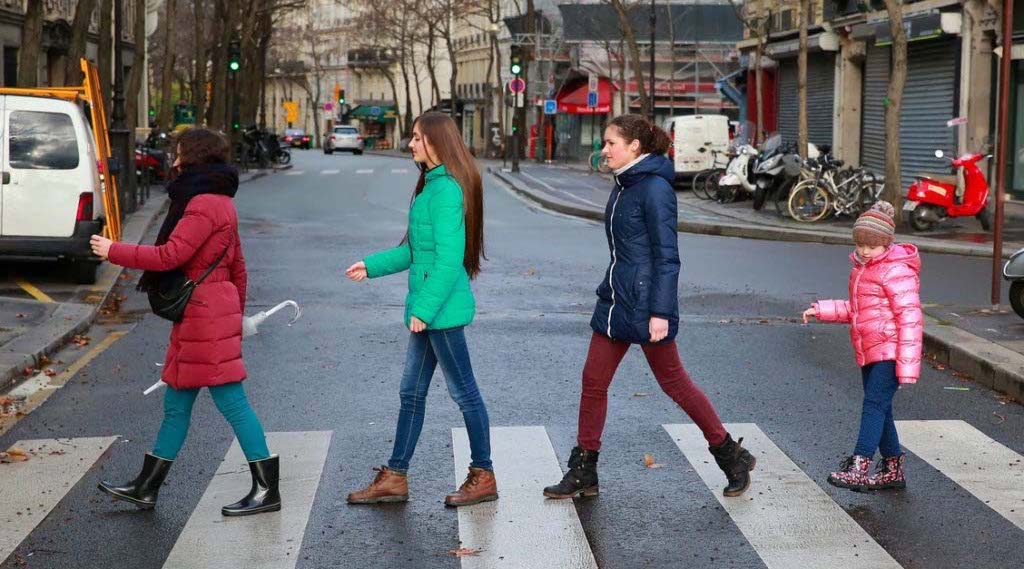
#> input picture pedestrian1.jpg, 1024 x 569 px
$ python test.py
#> lines starting #> are read from the running program, lines starting #| are printed output that depends on the picture; after the words box and inside, x2 and y2 are one past the last pixel; in counts of white or black regions, pixels touching at a corner belong together
### model.py
import numpy as np
from scipy.optimize import linear_sum_assignment


def pedestrian_tracking(rectangles, projection_matrix,matches):
    #function model to track pedestrian
    num_object = rectangles.shape[0] #number of pedestrians detected
    center_2d = np.zeros((rectangles.shape[0],2)) #array to store center point of each pedestrian
    center_2d[:,0] = rectangles[:,0] + rectangles[:,2]//2
    center_2d[:,1] = rectangles[:,1] + rectangles[:,3]
    # print('center points positions are: \n',center_2d,center_2d.shape)

    #convert to 3d scene space
    p_matrix = projection_matrix[:,[0,1,3]]; #remove third column since z axis position are all zero
    p_matrix_1 = np.linalg.inv(p_matrix) #invert matrix
    # print('inverse matrix of projection matrix is: \n',p_matrix)
    center_2d_add_1 = np.append(center_2d.T,np.ones((1,num_object)),axis=0) #add one row with ones to match projection
    # print("center_2d_add_1 is: \n",center_2d_add_1)

    center_3d = np.dot(p_matrix_1,center_2d_add_1)
    center_3d = center_3d[0:2,:].T
    # print("3d points are: \n",center_3d)

    #cost matrix
    cost = np.zeros((matches.shape[0],matches.shape[0]))
    for i,match in enumerate(matches):
        for j,points in enumerate(center_3d):
            point = match[1:];
            cost[i][j] = np.linalg.norm(point-points) #distance between point of previous frame and current frame

    # print('cost matrix is: \n', cost)

    #hungarian algorithm
    row_ind, col_ind = linear_sum_assignment(cost)
    # print('hungarian result is: \n', row_ind, col_ind)

    #update matches
    for i in row_ind:
        matches[i][1] = center_3d[col_ind[i]][0]
        matches[i][2] = center_3d[col_ind[i]][1]

    # print("updated matches is: \n", matches)
    return matches

### test.py
import cv2
import imutils
import numpy as np
from model import pedestrian_tracking

font                   = cv2.FONT_HERSHEY_SIMPLEX
fontScale              = 1
fontColor              = (255,255,255)
lineType               = 2

#initialize matches that contain pedestrian id, position based on the first frame
# detector
hog = cv2.HOGDescriptor()
hog.setSVMDetector(cv2.HOGDescriptor_getDefaultPeopleDetector())

# Reading the Image
image = cv2.imread('pedestrian1.jpg')
#> image is the input picture: shape (569, 1024, 3); mean B, G, R 108, 104.6, 107.5
# print(image.shape)

# Resizing the Image
image = imutils.resize(image,
                       width=min(400, image.shape[1]))
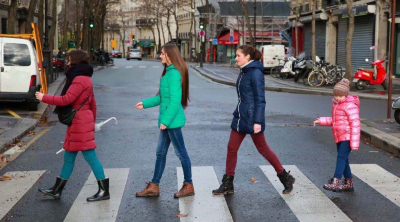
#> image: shape (222, 400, 3); mean B, G, R 108, 104.6, 107.5

# Detecting all the regions in the
# Image that has a pedestrians inside it
(regions, _) = hog.detectMultiScale(image,
                                    winStride=(4, 4),
                                    padding=(4, 4),
                                    scale=1.05)
#> regions = [[213, 31, 73, 146], [126, 22, 96, 191], [300, 45, 83, 165], [38, 46, 88, 176]]

# center points of 2d image
rectangles = []

# Drawing the regions in the Image
for (x, y, w, h) in regions:
    # print(x,y,w,h)
    rectangles.append([x,y,w,h])
    cv2.rectangle(image, (x, y),
                  (x + w, y + h),
                  (0, 0, 255), 2)
#> this loop made 4 passes
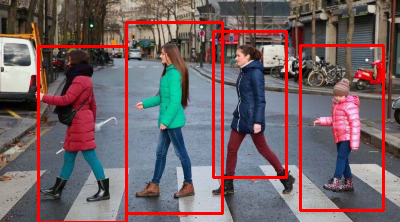
#> image: shape (222, 400, 3); 6.07% of pixels changed, all inside (x1, y1, x2, y2) = (37, 21, 385, 222)
#> after the loop, rectangles has the same summary as regions

rectangles = np.array(rectangles)

center_2d = np.zeros((rectangles.shape[0],2))
#> center_2d = [[0, 0], [0, 0], [0, 0], [0, 0]]
center_2d[:,0] = rectangles[:,0] + rectangles[:,2]//2
center_2d[:,1] = rectangles[:,1] + rectangles[:,3]
center_2d = center_2d.astype(int)
# print(center_2d,center_2d.shape)

# initialize matches
matches = np.zeros((rectangles.shape[0],3),dtype=int)
for i,point in enumerate(center_2d):
    matches[i][0]=i
    matches[i][1]=point[0]
    matches[i][2]=point[1]

# print(matches)

#show pedestrian id
for match in matches:
    cv2.putText(image,str(match[0]),(match[1],match[2]),font,fontScale,fontColor,lineType)
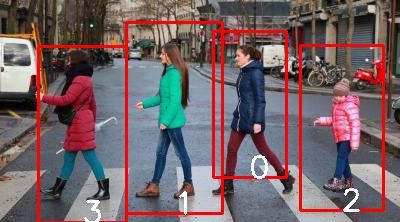
#> image: shape (222, 400, 3); 0.63% of pixels changed, all inside (x1, y1, x2, y2) = (84, 155, 360, 222)

# # Showing the output Image
cv2.imshow("Image1", image)
cv2.waitKey(0)
cv2.destroyAllWindows()


#pedestrian tracking for the second image based on hungarian algorithm and previous frame
# Reading the Image
image = cv2.imread('pedestrian3.jpg')
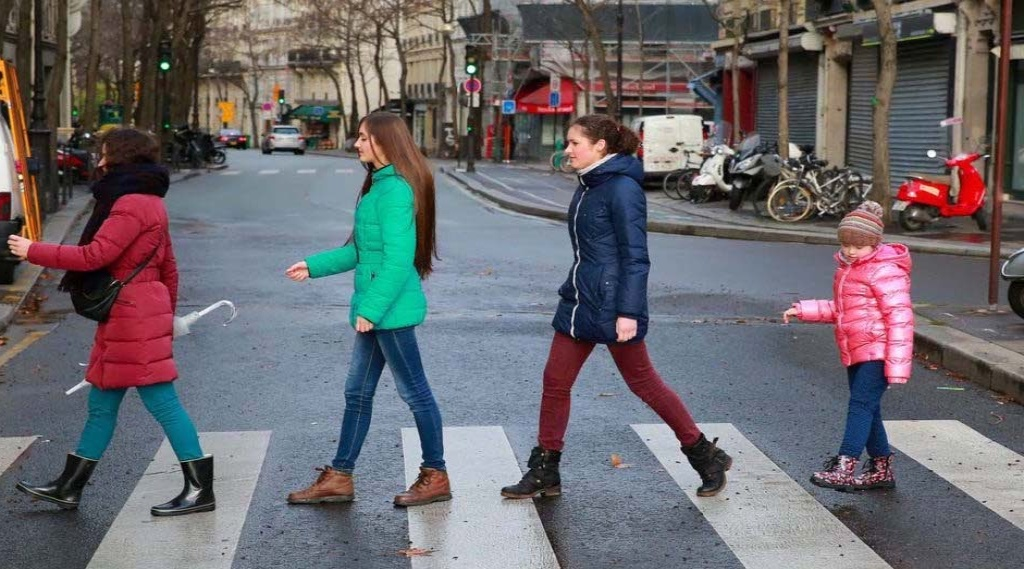
#> input picture pedestrian3.jpg, 1024 x 569 px
#> image is the input picture: shape (569, 1024, 3); mean B, G, R 108.4, 104.1, 106.9
image = imutils.resize(image,
                       width=min(400, image.shape[1]))
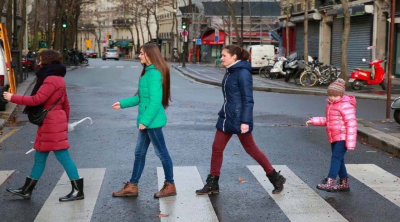
#> image: shape (222, 400, 3); mean B, G, R 108.4, 104.1, 106.8
(regions, _) = hog.detectMultiScale(image,
                                    winStride=(4, 4),
                                    padding=(4, 4),
                                    scale=1.05)
#> regions = [[201, 30, 72, 144], [108, 25, 93, 185], [296, 43, 85, 169], [12, 49, 88, 173]]
rectangles = []

# Drawing the regions in the Image
for (x, y, w, h) in regions:
    rectangles.append([x,y,w,h])
    cv2.rectangle(image, (x, y),
                  (x + w, y + h),
                  (0, 0, 255), 2)
#> this loop made 4 passes
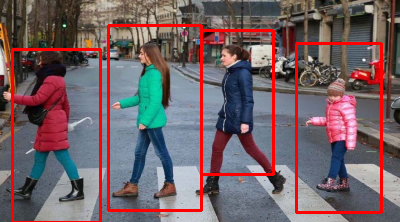
#> image: shape (222, 400, 3); 6.1% of pixels changed, all inside (x1, y1, x2, y2) = (11, 24, 383, 222)
#> after the loop, rectangles has the same summary as regions

rectangles = np.array(rectangles)

#tracking
projection_matrix = np.array([[1,0,0,0],[0,1,0,0],[0,0,0,1]])
matches = pedestrian_tracking(rectangles,projection_matrix,matches)
#> matches = [[0, 237, 174], [1, 154, 210], [2, 338, 212], [3, 56, 222]]

for match in matches:
    cv2.putText(image,str(match[0]),(match[1],match[2]),font,fontScale,fontColor,lineType)
#> this loop made 4 passes
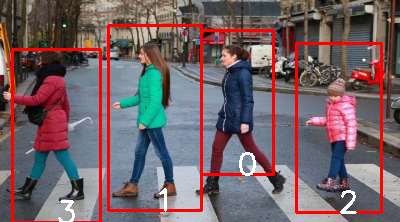
#> image: shape (222, 400, 3); 0.63% of pixels changed, all inside (x1, y1, x2, y2) = (58, 152, 357, 222)

# # Showing the output Image
cv2.imshow("Image2", image)
cv2.waitKey(0)
cv2.destroyAllWindows()
